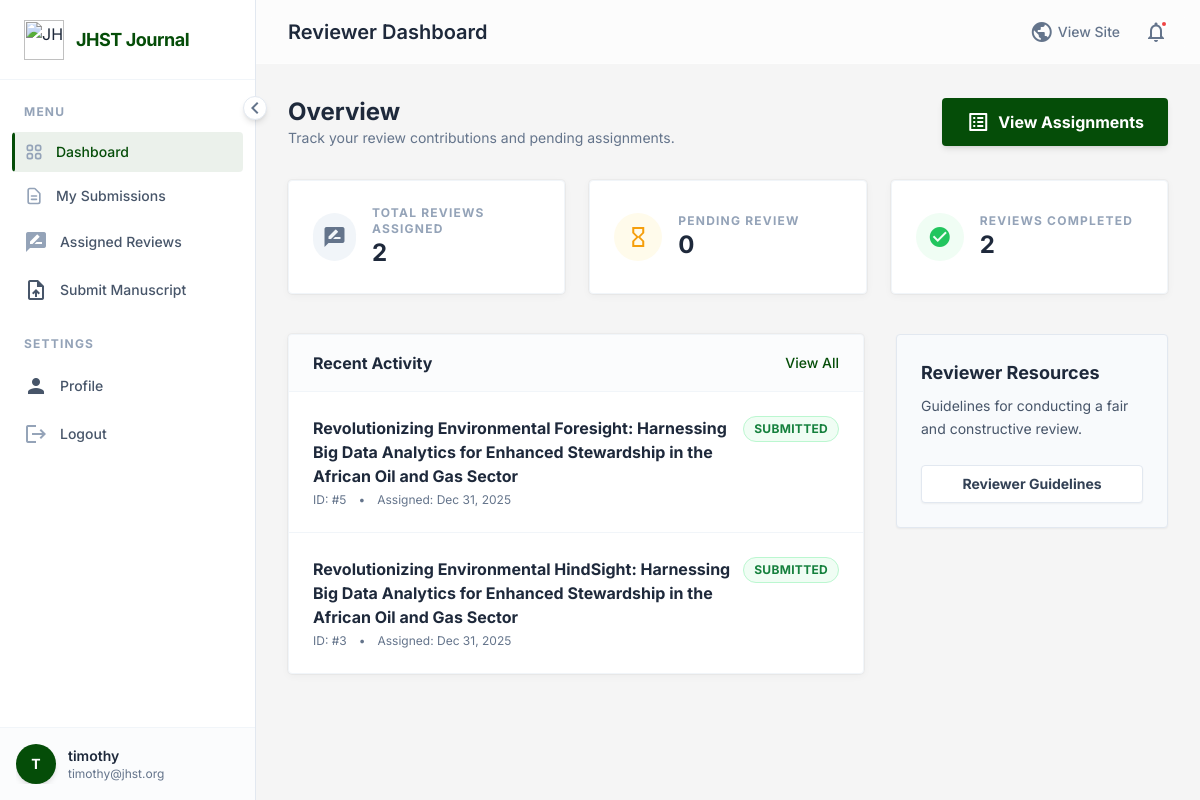
Before: /dashboard/ (signed in) with the older database file.
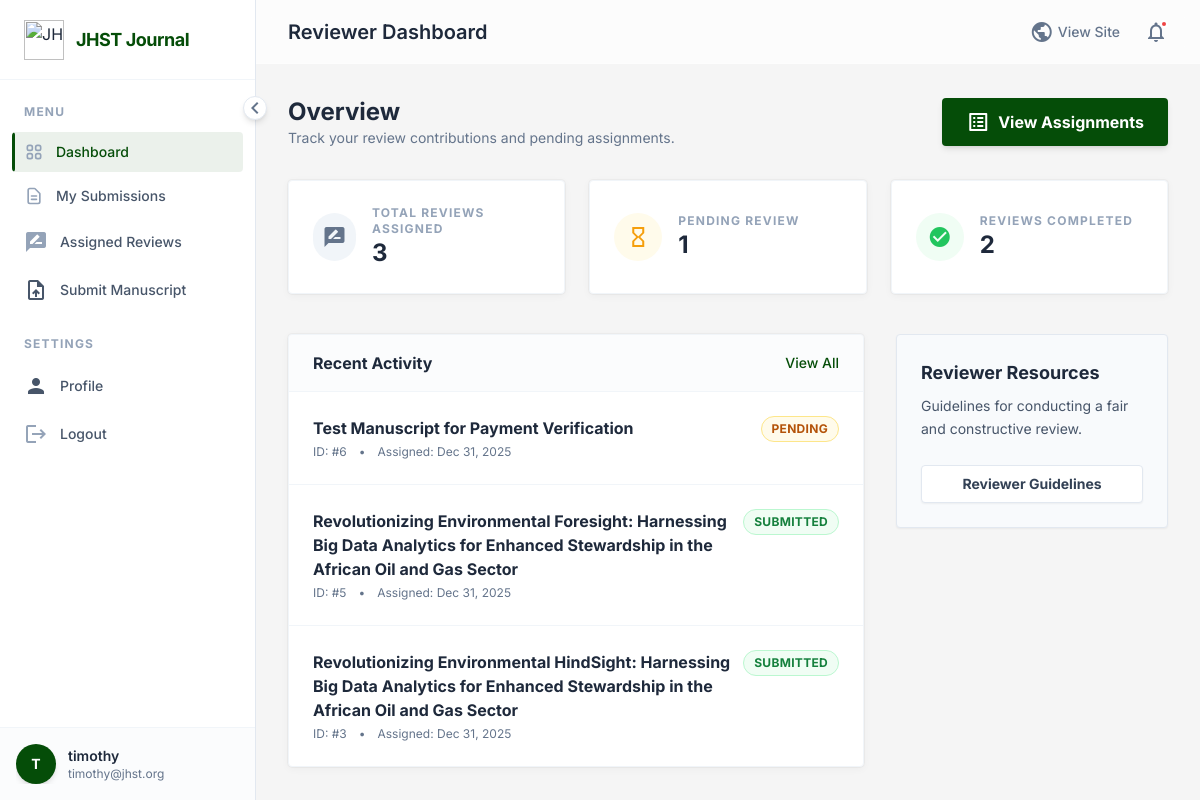
After: the same page with the newer database file.
### journal/models.py (models this page shows, shortened)
class Review(models.Model):
    RECOMMENDATION_CHOICES = [
        ('accept', 'Accept'),
        ('revise', 'Revise'),
        ('reject', 'Reject'),
    ]
    manuscript = models.ForeignKey(Manuscript, on_delete=models.CASCADE, related_name='reviews')
    reviewer = models.ForeignKey(User, on_delete=models.CASCADE, related_name='reviews')
    date_assigned = models.DateTimeField(auto_now_add=True)
    due_date = models.DateTimeField(null=True, blank=True)
    date_completed = models.DateTimeField(null=True, blank=True)
    comments = models.TextField(blank=True)
    recommendation = models.CharField(max_length=20, choices=RECOMMENDATION_CHOICES, blank=True)

class Manuscript(models.Model):
    STATUS_CHOICES = [
        ('submitted', 'Submitted'),
        ('under_review', 'Under Review'),
        ('accepted', 'Accepted'),
        ('rejected', 'Rejected'),
        ('published', 'Published'),
    ]
    title = models.CharField(max_length=255)
    abstract = models.TextField()
    file = models.FileField(upload_to='manuscripts/')
    co_authors = models.CharField(max_length=500, blank=True, help_text="Names of co-authors, separated by commas")
    affiliations = models.TextField(blank=True, help_text="Author affiliations")
    author = models.ForeignKey(User, on_delete=models.CASCADE, related_name='manuscripts')
    reviewer = models.ForeignKey(User, on_delete=models.SET_NULL, null=True, blank=True, related_name='assigned_manuscripts')
    submitted_date = models.DateTimeField(auto_now_add=True)
    status = models.CharField(max_length=20, choices=STATUS_CHOICES, default='submitted')
    keywords = models.CharField(max_length=255, help_text="Comma-separated keywords")
    is_paid = models.BooleanField(default=False, help_text="Has the publication fee been paid?")

### journal/views.py (the view, shortened to what this page needs)
# urls.py: path('dashboard/', views.dashboard, name='dashboard'),
@login_required
def dashboard(request):
    my_submissions = Manuscript.objects.filter(author=request.user).order_by('-submitted_date')
    if request.user.is_editor:
        submissions_list = Manuscript.objects.all()
        status_filter = request.GET.get('status')
        if status_filter and status_filter != 'all':
            submissions_list = submissions_list.filter(status=status_filter)
        search_query = request.GET.get('search')
        if search_query:
            submissions_list = submissions_list.filter(
                Q(title__icontains=search_query) |
                Q(author__username__icontains=search_query)
            )
        sort_by = request.GET.get('sort', 'date_desc')
        if sort_by == 'date_asc':
            submissions_list = submissions_list.order_by('submitted_date')
        elif sort_by == 'title':
            submissions_list = submissions_list.order_by('title')
        else: # date_desc
            submissions_list = submissions_list.order_by('-submitted_date')
        paginator = Paginator(submissions_list, 10) # 10 items per page
        page = request.GET.get('page')
        try:
            submissions = paginator.page(page)
        except PageNotAnInteger:
            submissions = paginator.page(1)
        except EmptyPage:
            submissions = paginator.page(paginator.num_pages)
        unassigned_count = Manuscript.objects.filter(status='submitted').count()
        total_count = Manuscript.objects.count()
        return render(request, 'dashboard/editor_dashboard.html', {
            'submissions': submissions,
            'my_submissions': my_submissions,
            'unassigned_count': unassigned_count,
            'total_count': total_count,
            'notifications': Notification.objects.filter(recipient=request.user, is_read=False)[:5],
            'current_status': status_filter,
            'current_sort': sort_by,
            'current_search': search_query
        })
    elif request.user.is_reviewer:
        assigned_reviews = Review.objects.filter(reviewer=request.user).order_by('-date_assigned')
        total_reviews = assigned_reviews.count()
        pending_reviews = assigned_reviews.filter(date_completed__isnull=True).count()
        completed_reviews = assigned_reviews.filter(date_completed__isnull=False).count()
        return render(request, 'dashboard/reviewer_dashboard.html', {
            'assigned_reviews': assigned_reviews[:5], # Recent activity
            'total_reviews': total_reviews,
            'pending_reviews': pending_reviews,
            'completed_reviews': completed_reviews,
            'notifications': Notification.objects.filter(recipient=request.user, is_read=False)[:5]
        })
    else:
        return render(request, 'dashboard/dashboard.html', {
            'my_submissions': my_submissions,
            'notifications': Notification.objects.filter(recipient=request.user, is_read=False)[:5]
        })

### templates/dashboard/reviewer_dashboard.html (shortened to what the changed rows need)
﻿{% extends 'dashboard/dashboard_base.html' %}
{% block dashboard_title %}Reviewer Dashboard{% endblock %} {% block content %}
<div class="">
  <div
    class="mb-8 flex flex-col md:flex-row md:items-center justify-between gap-4"
  >
    <div>
      <h2
        class="text-2xl font-bold font-display text-slate-800 dark:text-white"
      >
        Overview
      </h2>
    </div>
  </div>
  <div class="grid grid-cols-1 md:grid-cols-2 lg:grid-cols-3 gap-6 mb-10">
    <div
      class="bg-white dark:bg-card-dark p-6 rounded shadow-card border border-slate-100 dark:border-slate-800/50 flex items-center"
    >
      <div>
        <p class="text-xs font-bold text-slate-400 uppercase tracking-widest">
          Total Reviews Assigned
        </p>
        <p class="text-2xl font-bold text-slate-800 dark:text-white">
          {{ total_reviews }}
        </p>
      </div>
    </div>
    <div
      class="bg-white dark:bg-card-dark p-6 rounded shadow-card border border-slate-100 dark:border-slate-800/50 flex items-center"
    >
      <div>
        <p class="text-xs font-bold text-slate-400 uppercase tracking-widest">
          Pending Review
        </p>
        <p class="text-2xl font-bold text-slate-800 dark:text-white">
          {{ pending_reviews }}
        </p>
      </div>
    </div>
  </div>
  <div class="grid grid-cols-1 lg:grid-cols-3 gap-8">
    <div class="lg:col-span-2">
      <div
        class="bg-white dark:bg-card-dark rounded shadow-card border border-slate-100 dark:border-slate-800/50 overflow-hidden"
      >
        {% if assigned_reviews %}
        <div class="divide-y divide-slate-100 dark:divide-slate-800">
          {% for review in assigned_reviews %}
          <div
            class="p-6 hover:bg-slate-50 dark:hover:bg-slate-800/30 transition-colors"
          >
            <div class="flex justify-between items-start">
              <div>
                <h4 class="font-bold text-slate-800 dark:text-white mb-1">
                  <a
                    href="{% url 'reviewer_manuscript_detail' review.manuscript.id %}"
                    class="hover:text-primary"
                    >{{ review.manuscript.title }}</a
                  >
                </h4>
                <div class="flex items-center text-xs text-slate-500 gap-3">
                  <span>ID: #{{ review.manuscript.id }}</span>
                  <span>•</span>
                  <span
                    >Assigned: {{ review.date_assigned|date:"M d, Y" }}</span
                  >
                </div>
              </div>
              {% if review.date_completed %}
              <span
                class="px-2.5 py-1 rounded-full text-xs font-bold uppercase tracking-wide border bg-green-50 text-green-700 border-green-200"
              >
                Submitted
              </span>
              {% else %}
              <span
                class="px-2.5 py-1 rounded-full text-xs font-bold uppercase tracking-wide border bg-amber-50 text-amber-700 border-amber-200"
              >
                Pending
              </span>
              {% endif %}
            </div>
          </div>
          {% endfor %}
        </div>
        {% else %}
        <div class="p-12 text-center text-slate-500">
          <p class="mb-4">No assignments yet.</p>
        </div>
        {% endif %}
      </div>
    </div>
  </div>
</div>
{% endblock %}

Changed rows visible on the page:
added Review: manuscript "Test Manuscript for Payment Verification", manuscript.id "6", date_assigned "Dec 31, 2025", shows "PENDING"
Other visible differences:
{{ total_reviews }}: "2" → "3"
{{ pending_reviews }}: "0" → "1"
